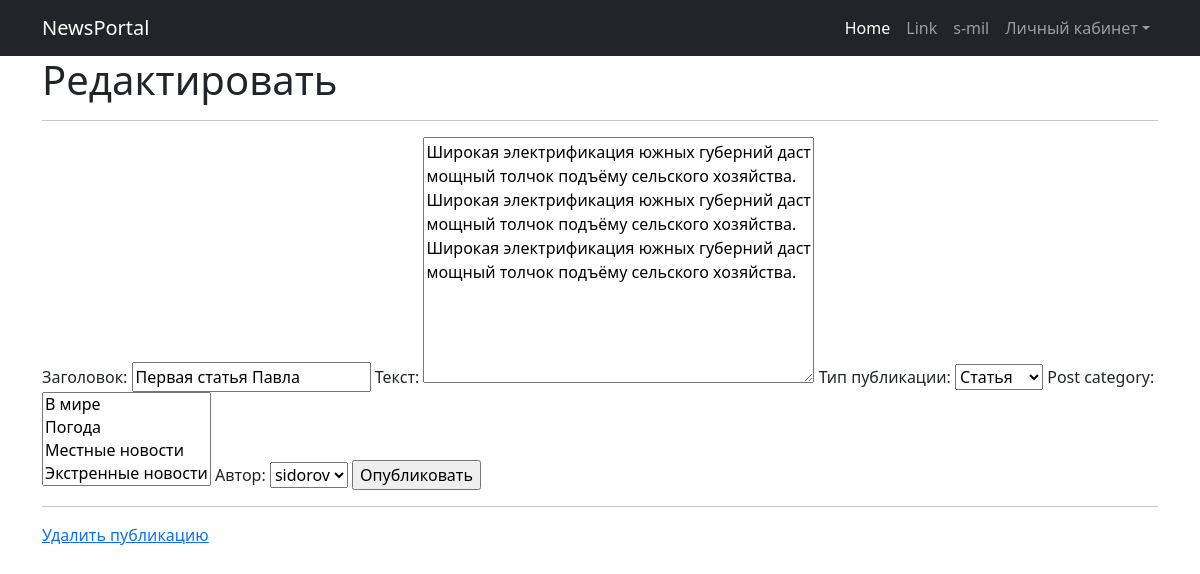
Page /news/2/edit/ (signed in) on the committed database.
### newspage/models.py (models this page shows, shortened)
class Post(models.Model):
    news = 'N'
    article = 'A'
    type = [
        (news, 'Новость'),
        (article, 'Статья')
    ]
    type_post = models.CharField(max_length=1, choices=type, default=article, verbose_name='Тип публикации')
    author = models.ForeignKey(Author, on_delete=models.CASCADE, verbose_name='Автор')
    time_write = models.DateTimeField(auto_now_add=True)
    title = models.CharField(max_length=255, blank=False, verbose_name='Заголовок')
    text = models.TextField(verbose_name='Текст')
    rating = models.IntegerField(default=0)
    post_category = models.ManyToManyField(Category, through='Postcategory')

### newspage/views.py (the view)
# urls.py: path('<int:pk>/edit/', PostUpdateView.as_view(), name='post_edit'),
class PostUpdateView(PermissionRequiredMixin, UpdateView):
    permission_required = ('newspage.update_post',)
    template_name = 'post_edit.html'
    form_class = PostForm
    success_url = '/news/'
    def get_object(self, **kwargs):
        id = self.kwargs.get('pk')
        return Post.objects.get(pk=id)

### newspage/forms.py
class PostForm(ModelForm):
    class Meta:
        model = Post
        fields = ['title', 'text', 'type_post', 'post_category', 'author']

### newspage/models.py (called while the page is built)
    def __str__(self):
        return '%s' % (self.user,)

    def __str__(self):
        return '%s' % (self.name_category,)

### templates/post_edit.html (shortened to what this page needs)
{% extends 'flatpages/default.html' %}
{% block content %}
<h1>Редактировать</h1>
<hr>
<form method="POST">
    {{ form }}
    <input type="submit" value="Опубликовать">
<hr>
    <a href="{% url 'post_edit' post.id %}"><u> Удалить публикацию </u></a>
</form>
{% endblock content %}

### templates/flatpages/default.html (shortened to what this page needs)
<!DOCTYPE html>
<html lang="en">
    <head>
        {% load static %}
        <link href="{% static 'css/styles.css' %}" rel="stylesheet" />
    </head>
    <body>
        <nav class="navbar navbar-expand-lg navbar-dark bg-dark">
            <div class="container">
                <a class="navbar-brand" href="#">NewsPortal</a>
                <div class="collapse navbar-collapse" id="navbarSupportedContent">
                    <ul class="navbar-nav ms-auto mb-2 mb-lg-0">
                        <li class="nav-item"><a class="nav-link active" aria-current="page" href="#">Home</a></li>
                        <li class="nav-item"><a class="nav-link" href="#">Link</a></li>
                        <li class="nav-item"><a class="nav-link" href="/">{{ request.user.username }}</a></li>
                        <li class="nav-item dropdown">
                            <a class="nav-link dropdown-toggle" id="navbarDropdown" href="#" role="button" data-bs-toggle="dropdown" aria-expanded="false">Личный кабинет</a>
                        </li>
                    </ul>
                </div>
            </div>
        </nav>
        <div class="container">
            <div class="row">
                <div class="col-lg-12 text-left">
                    {% block content %}{% endblock content %}
                </div>
            </div>
        </div>
    </body>
</html>

### rows in the picture
Post: title "Первая статья Павла", text "Широкая электрификация южных губерний даст мощный толчок подъёму сельского хозяйства. Широкая электрификация южных губерний даст мощный толчок подъёму сельского хозяйства. Широкая электрификация южных губерний даст мощный толчок подъёму сельского хозяйства.", type_post "Статья", author "sidorov"

### other values in the picture
{{ request.user.username }} "s-mil"
